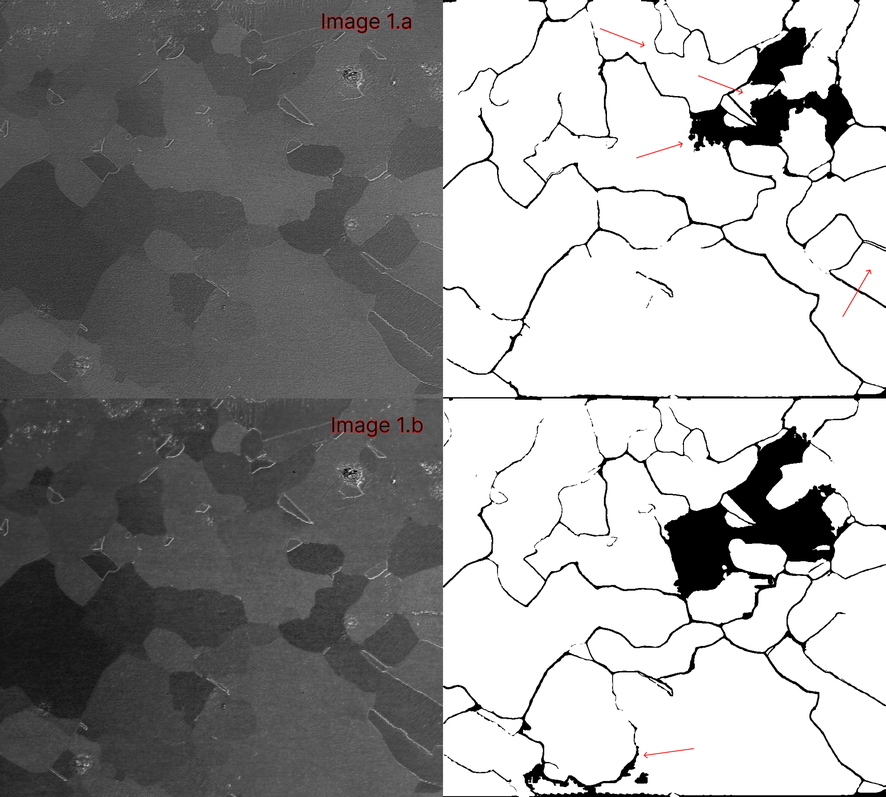
#> input picture assets/example_segmentation.png, 886 x 797 px, shrunk from 2048 x 1842 before the run
$ python remove_info_bar.py --input_dir ../assets --output_dir out   (older library calls are emulated)
#> lines starting #> are read from the running program, lines starting #| are printed output that depends on the picture

"""
Script to automatically detect and remove the info bar (parameters, scale bar, logo)
from the bottom of SEM images.

It uses edge detection and variance analysis to identify the distinct region at the bottom
that contains text/logos and crops it out, leaving only the pure microstructure.

Typical usage:
    python preprocessing/remove_info_bar.py --input_dir "data/raw" --output_dir "data/clean"
        --scale_bar_height 30 --scale_bar_width 100
"""

import cv2
import numpy as np
from pathlib import Path
import os
import argparse
from concurrent.futures import ProcessPoolExecutor, as_completed

# ---------------------------------------------------------------------
# CONFIGURATION CONSTANTS
# ---------------------------------------------------------------------
SUPPORTED_EXT = [".tif", ".tiff", ".png", ".jpg", ".jpeg"]
BOTTOM_SCAN_FRAC = 0.25     # scan bottom 25% for possible bar
MIN_BAR_FRAC = 0.03         # expected min bar height ≈ 3% of image
MAX_BAR_FRAC = 0.15         # expected max bar height ≈ 15% of image

# ---------------------------------------------------------------------
def parse_args():
    parser = argparse.ArgumentParser(description="Remove info bar from SEM images.")
    parser.add_argument("--input_dir", type=str, required=True,
                        help="Path to directory containing raw SEM images.")
    parser.add_argument("--output_dir", type=str, required=True,
                        help="Path to directory to save cleaned images.")
    parser.add_argument("--scale_bar_height", type=int, default=30,
                        help="Expected Minimum Height of the scale bar in pixels (default: 30px).")
    parser.add_argument("--scale_bar_width", type=int, default=100,
                        help="Expected Minimum Width of the scale bar in pixels (default: 100px).")
    parser.add_argument("--scale_bar_position", type=str, default="bottom",
                        help="Position of the scale bar from Bottom (default: bottom).")
    return parser.parse_args()

def safe_read(path: Path):
    img = cv2.imread(str(path), cv2.IMREAD_UNCHANGED)
    if img is None:
        raise IOError(f"Cannot read {path}")
    if img.ndim == 2:
        img = cv2.cvtColor(img, cv2.COLOR_GRAY2BGR)
    elif img.shape[2] == 4:
        img = cv2.cvtColor(img, cv2.COLOR_BGRA2BGR)
    return img

def detect_infobar_bounds(image_bgr: np.ndarray, min_height_px: int = 30):
    """Return (y1,y2) rows delimiting the info-bar region near the bottom."""
    h, w = image_bgr.shape[:2]
    gray = cv2.cvtColor(image_bgr, cv2.COLOR_BGR2GRAY)

    # Use the larger of (BOTTOM_SCAN_FRAC) OR (min_height_px * 2) to ensure we scan enough
    scan_height = int(max(h * BOTTOM_SCAN_FRAC, min_height_px * 4))
    start_row = max(0, h - scan_height)

    scan = gray[start_row:, :]

    # horizontal edges and intensity variance per row
    gx = cv2.Sobel(scan, cv2.CV_32F, 1, 0, ksize=3)
    gy = cv2.Sobel(scan, cv2.CV_32F, 0, 1, ksize=3)
    edge = cv2.magnitude(gx, gy).mean(axis=1)
    row_var = scan.var(axis=1)

    # normalize
    def normalize(x):
        return (x - x.min()) / (np.ptp(x) + 1e-6)

    edge = normalize(edge)
    row_var = normalize(row_var)

    # composite signal: info-bar → high edge density (text), low variance (background)
    signal = edge * 0.4 + (1 - row_var) * 0.6

    # smooth and find strongest contiguous segment
    signal_smooth = cv2.GaussianBlur(signal.reshape(-1,1),(1,9),0).ravel()
    thresh = signal_smooth.mean() + 0.5*signal_smooth.std()
    mask = signal_smooth > thresh
    if not mask.any():
        return None

    # take bottommost contiguous region
    indices = np.where(mask)[0]

    y1_rel = indices[0]
    y1_abs = start_row + y1_rel

    return y1_abs

def remove_infobar(img_path: Path, output_dir: Path, args):
    try:
        img = safe_read(img_path)
#> in safe_read, img is the input picture: shape (797, 886, 4); mean B, G, R, A 153.7, 153.7, 153.9, 255
        h, w = img.shape[:2]

        # Detect where the bar starts
        cut_y = detect_infobar_bounds(img, min_height_px=args.scale_bar_height)

        # Validation logic using the new args
        # 1. calculated bar height must be at least args.scale_bar_height
        if cut_y is not None:
             detected_bar_height = h - cut_y
             if detected_bar_height < args.scale_bar_height:
                 # Detection yielded something too small, likely noise.
                 # Fallback: don't crop, OR use default heuristic?
                 # Let's assume if it's too small, we missed the real bar or there is no bar.
                 # For safety in batch processing: strict check.
                 # But usually, it's safer to fallback to a default crop if we suspect a bar exists.
                 # Let's trust the scan if it found a strong signal, otherwise:
                 pass

        # Fallback/Safety Check
        if cut_y is None or cut_y < (h * (1 - MAX_BAR_FRAC)):
             # If we are cutting > 15%, safe fallback.
             # Or if detection failed completely.
             # We can use the min_height as a guide for a minimal safe crop if desired,
             # but sticking to the 10% heuristic is usually safer for pure failures.

             # However, if the user provided specific dimensions, maybe we should trust them?
             # For now, keep the safety heuristic
             cut_y = int(h * 0.90)

        cropped = img[:cut_y, :]  # keep everything above bar

        # --- Convert to grayscale before saving ---
        cropped_gray = cv2.cvtColor(cropped, cv2.COLOR_BGR2GRAY)

        # --- Save ---
        output_dir.mkdir(parents=True, exist_ok=True)
        out_path = output_dir / img_path.name
        cv2.imwrite(str(out_path), cropped_gray)

        return True

    except Exception as e:
        print(f"❌ {img_path.name}: {e}")
        return False

# ---------------------------------------------------------------------
def main():
    args = parse_args()
    input_dir = Path(args.input_dir)
    output_dir = Path(args.output_dir)

    if not input_dir.exists():
        print(f"Error: Input directory {input_dir} does not exist.")
        return

    # Gather images
    image_paths = []
    for ext in SUPPORTED_EXT:
        image_paths.extend(input_dir.rglob(f"*{ext}"))
        image_paths.extend(input_dir.rglob(f"*{ext.upper()}"))

    print(f"Found {len(image_paths)} images in {input_dir}")

    nworkers = min(8, os.cpu_count() or 4)
    with ProcessPoolExecutor(max_workers=nworkers) as ex:
        # Pass full args to function now
        futures = [ex.submit(remove_infobar, p, output_dir, args) for p in image_paths]
#> in detect_infobar_bounds, `scan = gray[start_row:, :]`:
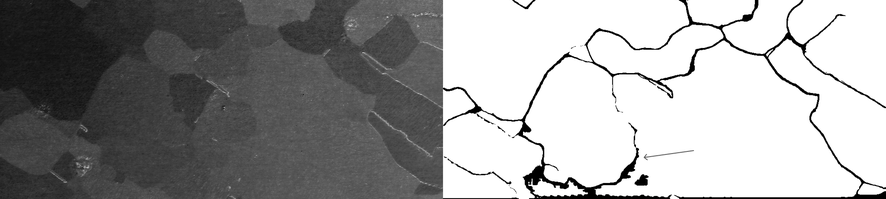
#> scan: shape (199, 886); min 0, max 255, mean 154.1
#> in detect_infobar_bounds, `gx = cv2.Sobel(scan, cv2.CV_32F, 1, 0, ksize=3)`:
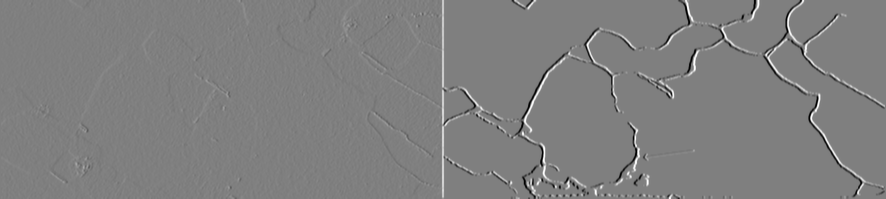
#> gx: shape (199, 886) float32; min -1020, max 1020, mean 1.9; drawn with min black and max white
#> in detect_infobar_bounds, `gy = cv2.Sobel(scan, cv2.CV_32F, 0, 1, ksize=3)`:
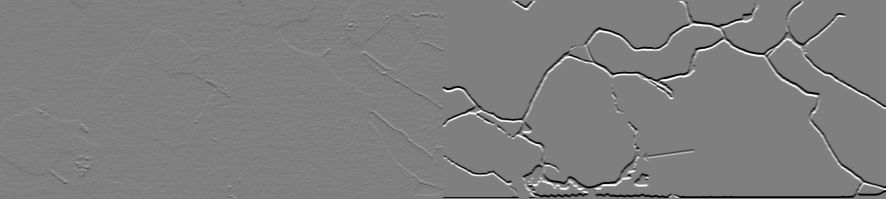
#> gy: shape (199, 886) float32; min -1020, max 1020, mean -3.7; drawn with min black and max white
#> in detect_infobar_bounds, `edge = cv2.magnitude(gx, gy).mean(axis=1)`: edge = 199 values, max 317.8 at index 197, min 22.99 at index 198, mean 50.6
#> in detect_infobar_bounds, `row_var = scan.var(axis=1)`: row_var = 199 values, max 10210.3 at index 39, min 2356.6 at index 198, mean 9049.6
#> in detect_infobar_bounds, `edge = normalize(edge)`: edge = 199 values, max 1 at index 197, min 0 at index 198, mean 0.0937
#> in detect_infobar_bounds, `row_var = normalize(row_var)`: row_var = 199 values, max 1 at index 39, min 0 at index 198, mean 0.852
#> in detect_infobar_bounds, `signal = edge * 0.4 + (1 - row_var) * 0.6`: signal = 199 values, max 0.833 at index 197, min 0.0352 at index 37, mean 0.126
#> in detect_infobar_bounds, `signal_smooth = cv2.GaussianBlur(signal.reshape(-1,1),(1,9),0).ravel()`: signal_smooth = 199 values, max 0.622 at index 198, min 0.0433 at index 37, mean 0.126
#> in detect_infobar_bounds, `thresh = signal_smooth.mean() + 0.5*signal_smooth.std()`: thresh = 0.164
#> in detect_infobar_bounds, `indices = np.where(mask)[0]`: indices = 41 values from 144 to 198
#> in detect_infobar_bounds, `y1_rel = indices[0]`: y1_rel = 144
#> in detect_infobar_bounds, `y1_abs = start_row + y1_rel`: y1_abs = 742
#> in remove_infobar, `detected_bar_height = h - cut_y`: detected_bar_height = 55
#> in remove_infobar, `cropped = img[:cut_y, :]`:
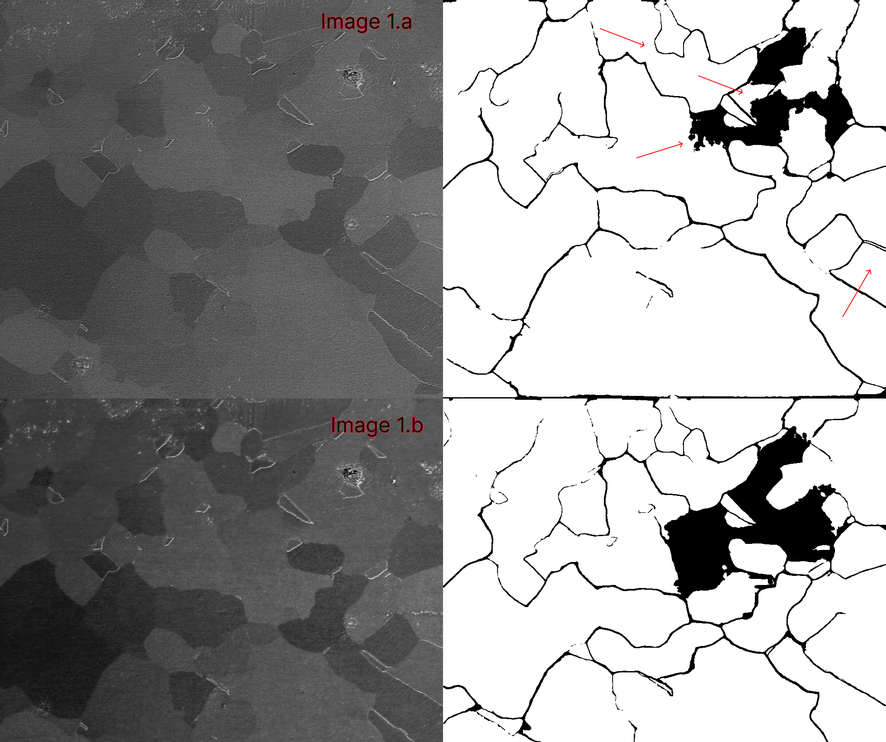
#> cropped: shape (742, 886, 3); mean B, G, R 153.8, 153.8, 154
        results = [f.result() for f in as_completed(futures)]

    success_count = sum(results)
    print(f"\n✓ Successfully processed {success_count}/{len(image_paths)} images.")
    print(f"  Saved to: {output_dir}")

# ---------------------------------------------------------------------
if __name__ == "__main__":
    main()
